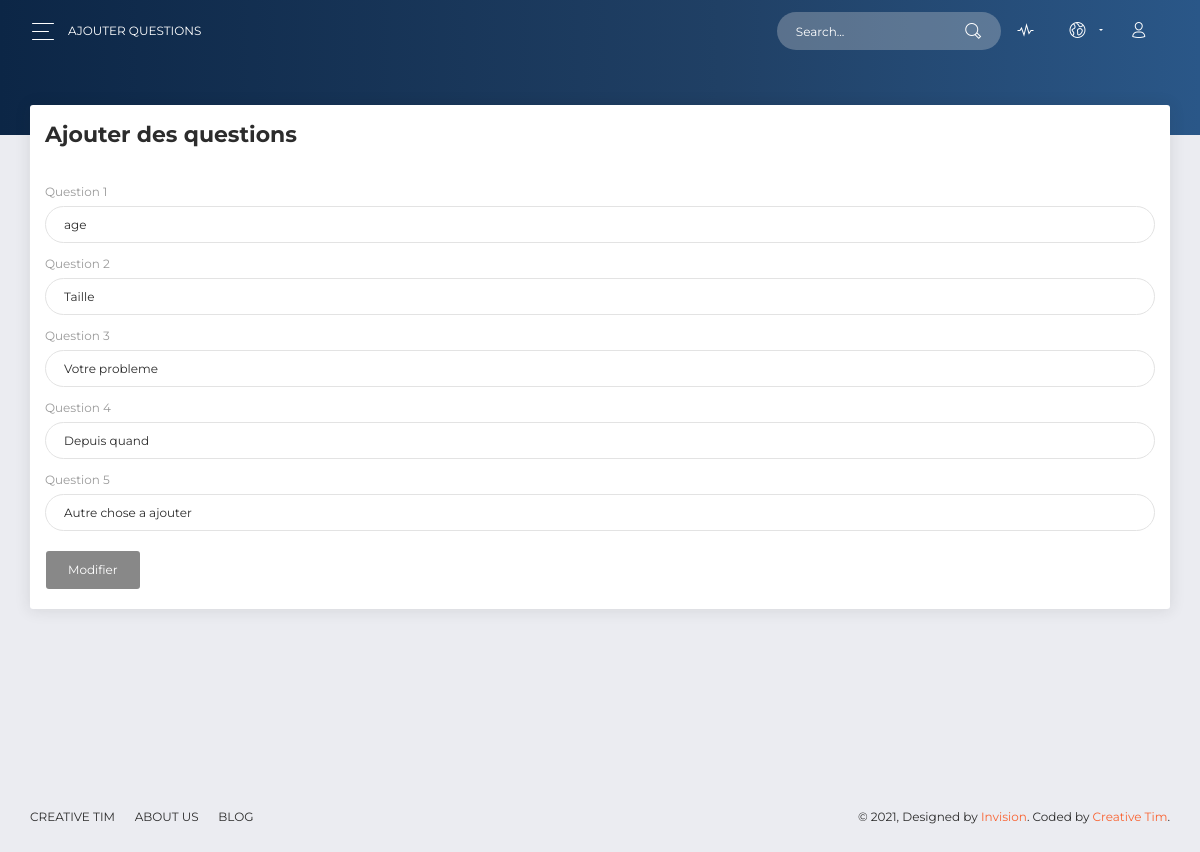
Page /Admin/ModifierQuestion.php?id=1 on the committed database.
### tables this page shows
CREATE TABLE `question` (
  `id` int(11) NOT NULL,
  `question1` varchar(100) NOT NULL,
  `question2` varchar(100) NOT NULL,
  `question3` varchar(100) NOT NULL,
  `question4` varchar(100) NOT NULL,
  `question5` varchar(100) NOT NULL
);

### Controller/QuestionC.php (called while the page is built, shortened)
<?php
class QuestionC{
    function recupererQuestion($id){
        $sql="SELECT * from Question where id=$id";
        $db = config::getConnexion();
        try{
        $liste=$db->query($sql);
        return $liste;
        }
        catch (Exception $e){
            die('Erreur: '.$e->getMessage());
        }
    }
}
?>

### Admin/ModifierQuestion.php (the view, shortened to what this page needs)
<?php
include "../Controller/QuestionC.php";
if (isset($_GET['id'])){
$questionC = new QuestionC();
$result=$questionC->recupererQuestion($_GET['id']);
foreach($result as $row){
$question1=$row['question1'];
$question2=$row['question2'];
$question3=$row['question3'];
$question4=$row['question4'];
$question5=$row['question5'];
    }
}
?>
<!DOCTYPE html>
<html lang="en">
<head>
  <link rel="stylesheet" href="https://use.fontawesome.com/releases/v5.7.1/css/all.css">
  <link href="assets/css/bootstrap.min.css" rel="stylesheet" />
  <link href="assets/css/now-ui-dashboard.css?v=1.5.0" rel="stylesheet" />
  <link href="assets/demo/demo.css" rel="stylesheet" />
</head>
<body class="user-profile">
  <div class="wrapper ">
    <div class="main-panel" id="main-panel">
      <nav class="navbar navbar-expand-lg navbar-transparent  bg-primary  navbar-absolute">
        <div class="container-fluid">
          <div class="navbar-wrapper">
            <div class="navbar-toggle">
              <button type="button" class="navbar-toggler">
                <span class="navbar-toggler-bar bar1"></span>
                <span class="navbar-toggler-bar bar2"></span>
                <span class="navbar-toggler-bar bar3"></span>
              </button>
            </div>
            <a class="navbar-brand" href="#pablo">Ajouter Questions</a>
          </div>
          <div class="collapse navbar-collapse justify-content-end" id="navigation">
            <form>
              <div class="input-group no-border">
                <input type="text" value="" class="form-control" placeholder="Search...">
                <div class="input-group-append">
                  <div class="input-group-text">
                    <i class="now-ui-icons ui-1_zoom-bold"></i>
                  </div>
                </div>
              </div>
            </form>
            <ul class="navbar-nav">
              <li class="nav-item">
                <a class="nav-link" href="#pablo">
                  <i class="now-ui-icons media-2_sound-wave"></i>
                </a>
              </li>
              <li class="nav-item dropdown">
                <a class="nav-link dropdown-toggle" id="navbarDropdownMenuLink" data-toggle="dropdown" aria-haspopup="true" aria-expanded="false">
                  <i class="now-ui-icons location_world"></i>
                </a>
              </li>
              <li class="nav-item">
                <a class="nav-link" href="#pablo">
                  <i class="now-ui-icons users_single-02"></i>
                </a>
              </li>
            </ul>
          </div>
        </div>
      </nav>
      <div class="panel-header panel-header-sm">
      </div>
      <div class="content">
        <div class="row">
          <div class="col-md-12">
            <div class="card">
              <div class="card-header">
                <h5 class="title">Ajouter des questions</h5>
              </div>
              <div class="card-body">
              <form method="POST" id="form-horizontal" class="form-horizontal" enctype="multipart/form-data" action="" >
                  <div class="row">
                    <div class="col-md-12">
                      <div class="form-group">
                        <label>Question 1</label>
                        <input type="text" class="form-control" name="question1" value="<?PHP echo $question1 ?>">
                      </div>
                    </div>
                  </div>
                  <div class="row">
                    <div class="col-md-12">
                      <div class="form-group">
                        <label>Question 2</label>
                        <input type="text" class="form-control" name="question2" value="<?PHP echo $question2 ?>">
                      </div>
                    </div>
                  </div>
                  <div class="row">
                    <div class="col-md-12">
                      <div class="form-group">
                        <label>Question 3</label>
                        <input type="text" class="form-control" name="question3" value="<?PHP echo $question3 ?>">
                      </div>
                    </div>
                  </div>
                  <div class="row">
                    <div class="col-md-12">
                      <div class="form-group">
                        <label>Question 4</label>
                        <input type="text" class="form-control" name="question4" value="<?PHP echo $question4 ?>">
                      </div>
                    </div>
                  </div>
                  <div class="row">
                    <div class="col-md-12">
                      <div class="form-group">
                        <label>Question 5</label>
                        <input type="text" class="form-control" name="question5" value="<?PHP echo $question5 ?>">
                      </div>
                    </div>
                  </div>
                  <input type="submit" class="btn btn-sucess" value="Modifier" name="Modifier" >
                </form>
              </div>
            </div>
          </div>
        </div>
      </div>
      <footer class="footer">
        <div class=" container-fluid ">
          <nav>
            <ul>
              <li>
                <a href="https://www.creative-tim.com">
                  Creative Tim
                </a>
              </li>
              <li>
                <a href="http://presentation.creative-tim.com">
                  About Us
                </a>
              </li>
              <li>
                <a href="http://blog.creative-tim.com">
                  Blog
                </a>
              </li>
            </ul>
          </nav>
          <div class="copyright" id="copyright">
            &copy; , Designed by <a href="https://www.invisionapp.com" target="_blank">Invision</a>. Coded by <a href="https://www.creative-tim.com" target="_blank">Creative Tim</a>.
          </div>
        </div>
      </footer>
    </div>
  </div>
</body>
</html>

### rows in the picture
question: question1 "age", question2 "Taille", question3 "Votre probleme", question4 "Depuis quand", question5 "Autre chose a ajouter"
